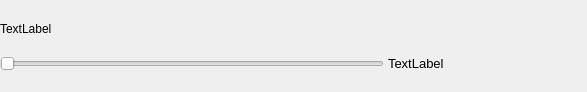
<?xml version="1.0" encoding="UTF-8"?>
<ui version="4.0">
 <class>ParameterWidget</class>
 <widget class="QWidget" name="ParameterWidget">
  <property name="geometry">
   <rect>
    <x>0</x>
    <y>0</y>
    <width>587</width>
    <height>92</height>
   </rect>
  </property>
  <property name="windowTitle">
   <string>Form</string>
  </property>
  <layout class="QVBoxLayout" name="verticalLayout">
   <property name="spacing">
    <number>0</number>
   </property>
   <property name="leftMargin">
    <number>0</number>
   </property>
   <item>
    <widget class="QLabel" name="labelTitle">
     <property name="text">
      <string>TextLabel</string>
     </property>
    </widget>
   </item>
   <item>
    <layout class="QHBoxLayout" name="horizontalLayout_2" stretch="2,1">
     <item>
      <widget class="QSlider" name="horizontalSlider">
       <property name="singleStep">
        <number>3</number>
       </property>
       <property name="orientation">
        <enum>Qt::Horizontal</enum>
       </property>
      </widget>
     </item>
     <item>
      <widget class="QLabel" name="labelValue">
       <property name="font">
        <font>
         <pointsize>10</pointsize>
        </font>
       </property>
       <property name="text">
        <string>TextLabel</string>
       </property>
       <property name="margin">
        <number>1</number>
       </property>
       <property name="indent">
        <number>4</number>
       </property>
      </widget>
     </item>
    </layout>
   </item>
  </layout>
 </widget>
 <resources/>
 <connections/>
</ui>
